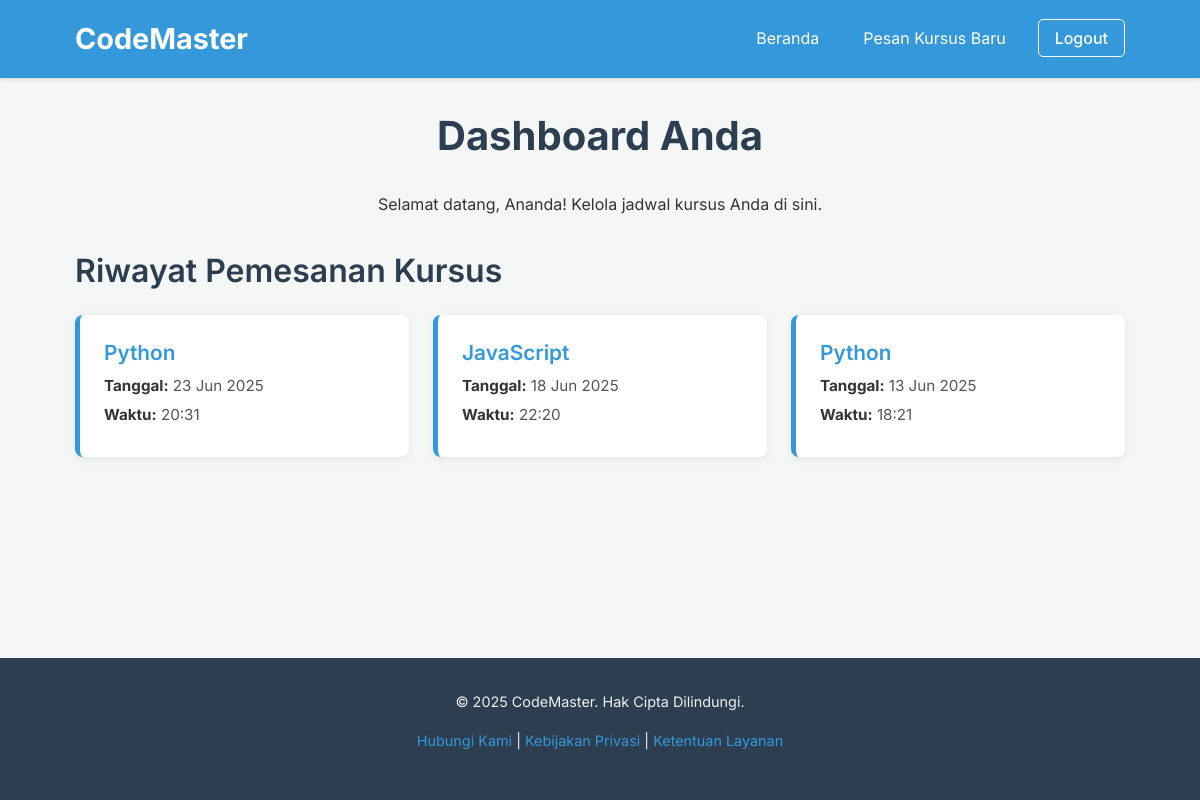
/dashboard.php (signed in), run on the app's committed database.
### tables this page shows
CREATE TABLE `bookings` (
  `id` int NOT NULL,
  `user_id` int NOT NULL,
  `language` varchar(50) NOT NULL,
  `date` date NOT NULL,
  `time` time NOT NULL,
  `notes` text,
  `created_at` timestamp NULL DEFAULT CURRENT_TIMESTAMP
);

### dashboard.php (the view, shortened to what this page needs)
<?php
$user_name = isset($_SESSION['user_name']) ? htmlspecialchars($_SESSION['user_name']) : 'Pengguna';
$bookings = [];
$db_host = "localhost"; $db_user = "root"; $db_pass = ""; $db_name = "codemaster";
$conn = new mysqli($db_host, $db_user, $db_pass, $db_name);
if ($conn->connect_error) {
    $error_message = "Tidak dapat memuat data pemesanan saat ini.";
} else {
    $stmt = $conn->prepare("SELECT id, language, date, time FROM bookings WHERE user_id = ? ORDER BY date DESC, time DESC");
    if ($stmt) {
        $stmt->bind_param("i", $_SESSION['user_id']);
        $stmt->execute();
        $result = $stmt->get_result();
        $bookings = $result->fetch_all(MYSQLI_ASSOC);
    } else {
        $error_message = "Gagal memuat riwayat pemesanan.";
    }
}
?>
<!DOCTYPE html>
<html lang="id">
<head>
    <link rel="stylesheet" href="styles.css">
    <link rel="stylesheet" href="https://cdnjs.cloudflare.com/ajax/libs/font-awesome/6.0.0-beta3/css/all.min.css">
</head>
<body>
    <header class="navbar">
        <div class="container">
            <a href="index.php" class="nav-brand">CodeMaster</a>
            <ul class="nav-links" id="navLinks">
                <li><a href="index.php">Beranda</a></li>
                <li><a href="index.php#booking-section">Pesan Kursus Baru</a></li>
                <li><a href="logout.php" class="button-style-outline">Logout</a></li>
            </ul>
        </div>
    </header>
    <main>
        <div class="container">
            <div class="dashboard-header">
                <h1>Dashboard Anda</h1>
                <p>Selamat datang, <?php echo $user_name; ?>! Kelola jadwal kursus Anda di sini.</p>
            </div>
            <h2 style="margin-bottom: 1.5rem;">Riwayat Pemesanan Kursus</h2>
            <?php if (empty($bookings)): ?>
                <div class="no-bookings">
                    <p>Anda belum memiliki pemesanan kursus.</p>
                    <a href="index.php#booking-section" class="btn btn-primary" style="margin-top:1rem;">Pesan Kursus Sekarang</a>
                </div>
            <?php else: ?>
                <div class="bookings-container">
                    <?php foreach ($bookings as $booking): ?>
                        <div class="booking-card">
                            <h3><?php echo htmlspecialchars($booking['language']); ?></h3>
                            <p><strong>Tanggal:</strong> <?php echo htmlspecialchars(date("d M Y", strtotime($booking['date']))); ?></p>
                            <p><strong>Waktu:</strong> <?php echo htmlspecialchars(date("H:i", strtotime($booking['time']))); ?></p>
                        </div>
                    <?php endforeach; ?>
                </div>
            <?php endif; ?>
        </div>
    </main>
    <footer class="footer">
    <div class="container">
        <p>&copy; <?php echo date("Y"); ?> CodeMaster. Hak Cipta Dilindungi.</p>
        <p>
            <a href="contact.php">Hubungi Kami</a> |
            <a href="#">Kebijakan Privasi</a> |
            <a href="#">Ketentuan Layanan</a>
        </p>
    </div>
</footer>
</body>
</html>

### styles.css (style rules this page uses)
*, *::before, *::after { box-sizing: border-box; margin: 0; padding: 0; }
body { font-family: 'Inter', sans-serif; line-height: 1.6; color: #333; background-color: #f4f7f6; display: flex; flex-direction: column; min-height: 100vh; font-size: 16px; }
.container { width: 90%; max-width: 1100px; margin-left: auto; margin-right: auto; padding: 0 15px; }
h1, h2, h3, h4 { margin-bottom: 0.75em; color: #2c3e50; line-height: 1.3; }
h1 { font-size: 2.5rem; font-weight: 700; }
h2 { font-size: 2rem; font-weight: 600; }
h3 { font-size: 1.75rem; font-weight: 600; }
p { margin-bottom: 1rem; }
a { color: #3498db; text-decoration: none; transition: color 0.3s ease; }
.navbar { background-color: #3498db; color: #fff; padding: 1rem 0; box-shadow: 0 2px 4px rgba(0, 0, 0, 0.1); position: sticky; top: 0; z-index: 1000; }
.navbar .container { display: flex; justify-content: space-between; align-items: center; }
.nav-brand { font-size: 1.8rem; font-weight: 700; color: #fff; text-decoration: none; }
.nav-links { list-style: none; display: flex; align-items: center; }
.nav-links li { margin-left: 20px; }
.nav-links a { color: #fff; padding: 0.5rem 0.75rem; border-radius: 4px; transition: background-color 0.3s ease, color 0.3s ease; }
.nav-links .button-style, .nav-links .button-style-outline { padding: 0.5rem 1rem; border: 1px solid #fff; border-radius: 5px; font-weight: 500; }
main { flex: 1; padding-top: 2rem; padding-bottom: 3rem; }
.footer { background-color: #2c3e50; color: #ecf0f1; padding: 2rem 0; text-align: center; font-size: 0.9rem; }
.footer a { color: #3498db; }
.dashboard-header { margin-bottom: 2rem; text-align: center; }
.bookings-container { display: grid; grid-template-columns: repeat(auto-fit, minmax(300px, 1fr)); gap: 1.5rem; }
.booking-card { background-color: #fff; padding: 1.5rem; border-radius: 8px; box-shadow: 0 2px 8px rgba(0, 0, 0, 0.08); border-left: 5px solid #3498db; }
.booking-card h3 { font-size: 1.3rem; color: #3498db; margin-bottom: 0.5rem; }
.booking-card p { margin-bottom: 0.3rem; color: #555; font-size: 0.95rem; }
.booking-card p strong { color: #333; }

### data on the page
bookings: language "Python", date "23 Jun 2025", time "20:31"
bookings: language "JavaScript", date "18 Jun 2025", time "22:20"
bookings: language "Python", date "13 Jun 2025", time "18:21"

### other printed values
$user_name "Ananda"
